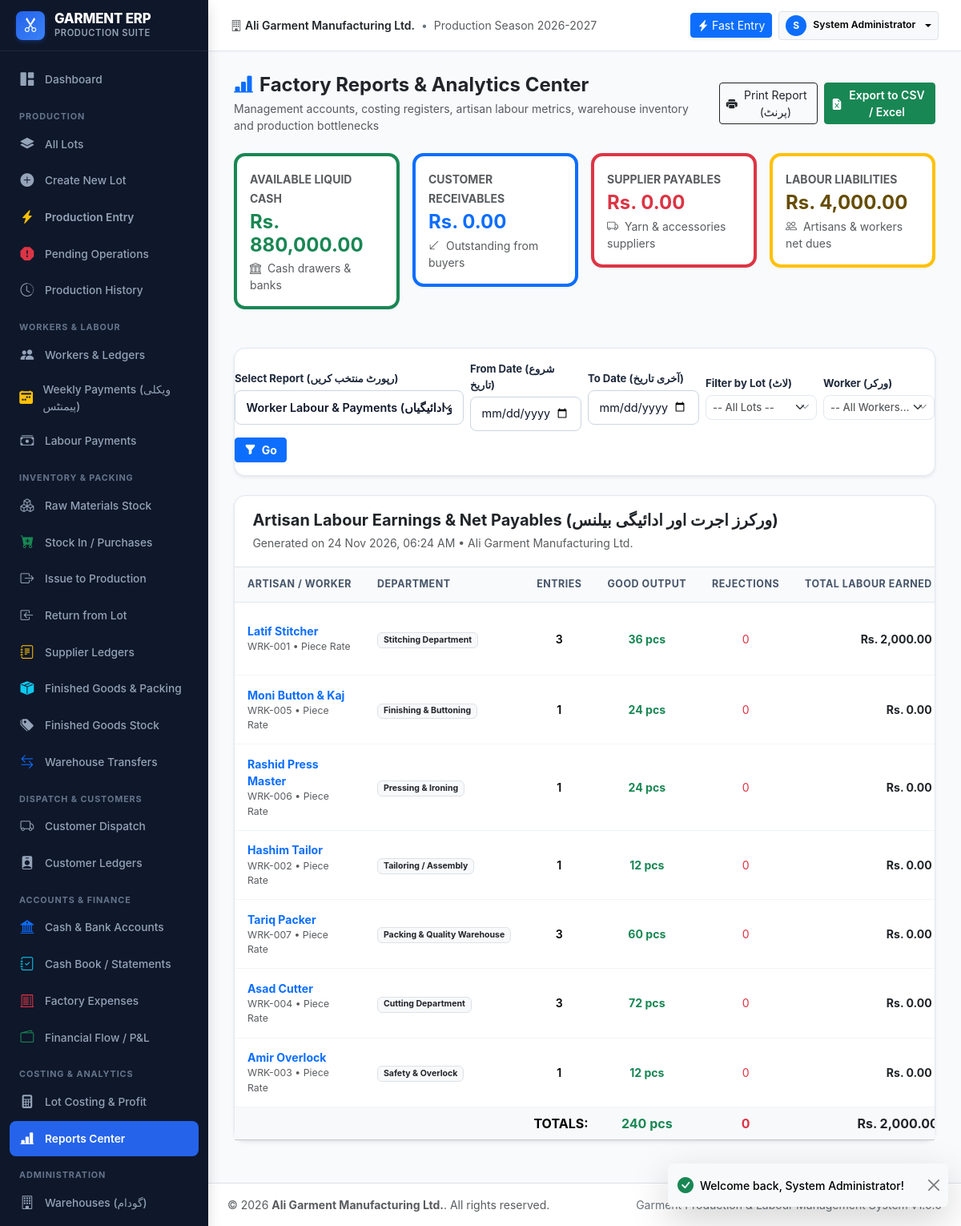
Screenshot of /modules/reports/index.php?type=worker_performance (signed in) with the database file from the repository.
### tables this page shows
CREATE TABLE `users` (
    `id` INT AUTO_INCREMENT PRIMARY KEY,
    `username` VARCHAR(50) NOT NULL UNIQUE,
    `password_hash` VARCHAR(255) NOT NULL,
    `full_name` VARCHAR(100) NOT NULL,
    `role_id` INT NOT NULL,
    `phone` VARCHAR(30) NULL,
    `email` VARCHAR(100) NULL,
    `is_active` TINYINT(1) NOT NULL DEFAULT 1,
    `created_at` DATETIME NOT NULL DEFAULT CURRENT_TIMESTAMP,
    `updated_at` DATETIME NOT NULL DEFAULT CURRENT_TIMESTAMP ON UPDATE CURRENT_TIMESTAMP,
    FOREIGN KEY (`role_id`) REFERENCES `roles`(`id`)
);

CREATE TABLE `workers` (
    `id` INT AUTO_INCREMENT PRIMARY KEY,
    `code` VARCHAR(40) NOT NULL UNIQUE,
    `name` VARCHAR(120) NOT NULL,
    `phone` VARCHAR(40) NULL,
    `address` TEXT NULL,
    `cnic` VARCHAR(30) NULL,
    `worker_type` VARCHAR(50) NOT NULL DEFAULT 'Piece Rate',
    `department_id` INT NULL,
    `default_rate` DECIMAL(12,2) NOT NULL DEFAULT 0.00,
    `rate_per_minute` DECIMAL(8,2) NOT NULL DEFAULT 2.50,
    `joining_date` DATE NULL,
    `opening_balance` DECIMAL(14,2) NOT NULL DEFAULT 0.00,
    `notes` TEXT NULL,
    `is_active` TINYINT(1) NOT NULL DEFAULT 1,
    `created_at` DATETIME NOT NULL DEFAULT CURRENT_TIMESTAMP,
    FOREIGN KEY (`department_id`) REFERENCES `departments`(`id`) ON DELETE SET NULL
);

CREATE TABLE `departments` (
    `id` INT AUTO_INCREMENT PRIMARY KEY,
    `code` VARCHAR(30) NOT NULL UNIQUE,
    `name` VARCHAR(100) NOT NULL,
    `description` TEXT NULL,
    `is_active` TINYINT(1) NOT NULL DEFAULT 1
);

### modules/reports/index.php (the view, shortened to what the rows shown need)
<?php
require_once __DIR__ . '/../../config/config.php';
require_once __DIR__ . '/../../config/auth.php';
require_login();
$reportType = trim($_GET['type'] ?? 'batch_costing');
$dateFrom = trim($_GET['date_from'] ?? '');
$dateTo = trim($_GET['date_to'] ?? '');
require_once __DIR__ . '/../../includes/header.php';
?>
<div class="app-main">
    <?php require_once __DIR__ . '/../../includes/topbar.php'; ?>
    <div class="app-content">
        <div class="card-modern shadow-sm">
            <div class="card-modern-body p-0">
                <div class="table-responsive">
                    <?php if ($reportType === 'batch_costing'):
                        $dateSql = "";
                        $params = [];
                        if ($dateFrom) { $dateSql .= " AND l.lot_date >= ?"; $params[] = $dateFrom; }
                        if ($dateTo) { $dateSql .= " AND l.lot_date <= ?"; $params[] = $dateTo; }
                        $stmt = $db->prepare("SELECT l.id, l.lot_number, l.lot_date, p.name AS product_name, COALESCE(l.design_number, d.design_number) AS design_number, l.total_pieces, l.status,
                                                     COALESCE((SELECT SUM(mii.quantity * m.cost_price) FROM material_issues mi JOIN material_issue_items mii ON mi.id = mii.issue_id JOIN materials m ON mii.material_id = m.id WHERE mi.lot_id = l.id), 0) AS material_cost,
                                                     COALESCE((SELECT SUM(labour_amount) FROM production_entries WHERE lot_id = l.id), 0) AS labour_cost,
                                                     COALESCE((SELECT SUM(total_amount) FROM dispatch_items WHERE lot_id = l.id), 0) AS dispatch_revenue,
                                                     COALESCE((SELECT SUM(quantity) FROM dispatch_items WHERE lot_id = l.id), 0) AS pcs_dispatched
                                              FROM lots l
                                              JOIN products p ON l.product_id = p.id
                                              LEFT JOIN designs d ON l.design_id = d.id
                                              WHERE 1=1 $dateSql
                                              ORDER BY l.id DESC");
                        $stmt->execute($params);
                        $rows = $stmt->fetchAll(PDO::FETCH_ASSOC);
                        $sumPcs = 0; $sumMat = 0; $sumLab = 0; $sumCost = 0; $sumRev = 0; $sumProfit = 0;
                    ?>
                        <table class="table table-modern align-middle mb-0">
                            <thead>
                                <tr>
                                    <th>Lot #</th>
                                    <th>Date</th>
                                    <th>Product & Design</th>
                                    <th class="text-center">Total Pcs</th>
                                    <th class="text-end">Raw Materials</th>
                                    <th class="text-end">Artisan Labour</th>
                                    <th class="text-end">Total Batch Cost</th>
                                    <th class="text-end">Unit Cost</th>
                                    <th class="text-end">Revenue Billed</th>
                                    <th class="text-end">Gross Profit</th>
                                    <th class="text-center">Margin %</th>
                                </tr>
                            </thead>
                            <tbody>
                                <?php if (empty($rows)): ?>
                                    <tr><td colspan="11" class="text-center py-4 text-muted">No production lots found for selected criteria.</td></tr>
                                <?php else: ?>
                                    <?php foreach ($rows as $r):
                                        $pcs = (int)$r['total_pieces'];
                                        $matCost = (float)$r['material_cost'];
                                        $labCost = (float)$r['labour_cost'];
                                        $batchCost = $matCost + $labCost;
                                        $unitCost = $pcs > 0 ? ($batchCost / $pcs) : 0;
                                        $revenue = (float)$r['dispatch_revenue'];
                                        $profit = $revenue - $batchCost;
                                        $margin = $revenue > 0 ? (($profit / $revenue) * 100) : 0;
                                        $sumPcs += $pcs;
                                        $sumMat += $matCost;
                                        $sumLab += $labCost;
                                        $sumCost += $batchCost;
                                        $sumRev += $revenue;
                                        $sumProfit += $profit;
                                    ?>
                                        <tr>
                                            <td class="fw-bold">
                                                <a href="<?= BASE_URL ?>modules/lots/view.php?id=<?= $r['id'] ?>" class="text-primary text-decoration-none">
                                                    LOT #<?= clean($r['lot_number']) ?>
                                                </a>
                                            </td>
                                            <td><?= format_date($r['lot_date']) ?></td>
                                            <td>
                                                <span class="fw-semibold text-dark"><?= clean($r['product_name']) ?></span>
                                                <div class="small text-muted"><?= $r['design_number'] ? 'Design #' . clean($r['design_number']) : 'No Design #' ?></div>
                                            </td>
                                            <td class="text-center fw-bold"><?= number_format($pcs) ?></td>
                                            <td class="text-end fw-semibold text-dark"><?= format_currency($matCost) ?></td>
                                            <td class="text-end fw-semibold text-dark"><?= format_currency($labCost) ?></td>
                                            <td class="text-end fw-bold text-dark"><?= format_currency($batchCost) ?></td>
                                            <td class="text-end text-muted font-monospace small"><?= format_currency($unitCost) ?></td>
                                            <td class="text-end fw-bold text-success"><?= format_currency($revenue) ?></td>
                                            <td class="text-end fw-bold <?= $profit >= 0 ? 'text-success' : 'text-danger' ?>">
                                                <?= ($profit >= 0 ? '+ ' : '') . format_currency($profit) ?>
                                            </td>
                                            <td class="text-center">
                                                <span class="badge <?= $margin >= 20 ? 'bg-success' : ($margin > 0 ? 'bg-info' : 'bg-secondary') ?> rounded-pill">
                                                    <?= number_format($margin, 1) ?>%
                                                </span>
                                            </td>
                                        </tr>
                                    <?php endforeach; ?>
                                <?php endif; ?>
                            </tbody>
                            <tfoot class="table-light fw-bold border-top-2">
                                <tr>
                                    <td colspan="3" class="text-end">TOTALS:</td>
                                    <td class="text-center text-dark"><?= number_format($sumPcs) ?></td>
                                    <td class="text-end text-dark"><?= format_currency($sumMat) ?></td>
                                    <td class="text-end text-dark"><?= format_currency($sumLab) ?></td>
                                    <td class="text-end text-dark fs-6"><?= format_currency($sumCost) ?></td>
                                    <td></td>
                                    <td class="text-end text-success fs-6"><?= format_currency($sumRev) ?></td>
                                    <td class="text-end <?= $sumProfit >= 0 ? 'text-success' : 'text-danger' ?> fs-6">
                                        <?= ($sumProfit >= 0 ? '+ ' : '') . format_currency($sumProfit) ?>
                                    </td>
                                    <td class="text-center text-muted">
                                        <?= $sumRev > 0 ? number_format((($sumProfit / $sumRev) * 100), 1) . '%' : '—' ?>
                                    </td>
                                </tr>
                            </tfoot>
                        </table>
                    <?php elseif ($reportType === 'worker_performance'):
                        $filterSql = "";
                        $params = [];
                        $stmt = $db->prepare("SELECT w.id, w.name, w.code, w.worker_type, dep.name AS department_name,
                                                     w.opening_balance,
                                                     COUNT(pe.id) AS total_entries,
                                                     COALESCE(SUM(pe.good_qty), 0) AS total_good,
                                                     COALESCE(SUM(pe.rejected_qty), 0) AS total_rejected,
                                                     COALESCE((SELECT SUM(credit) FROM worker_ledger WHERE worker_id = w.id), 0) AS total_labour,
                                                     COALESCE((SELECT SUM(debit) FROM worker_ledger WHERE worker_id = w.id), 0) AS total_paid
                                              FROM workers w
                                              LEFT JOIN departments dep ON w.department_id = dep.id
                                              LEFT JOIN production_entries pe ON w.id = pe.worker_id
                                              WHERE w.is_active = 1 $filterSql
                                              GROUP BY w.id
                                              ORDER BY total_labour DESC");
                        $stmt->execute($params);
                        $rows = $stmt->fetchAll(PDO::FETCH_ASSOC);
                    ?>
                        <table class="table table-modern align-middle mb-0">
                            <thead>
                                <tr>
                                    <th>Artisan / Worker</th>
                                    <th>Department</th>
                                    <th class="text-center">Entries</th>
                                    <th class="text-center">Good Output</th>
                                    <th class="text-center">Rejections</th>
                                    <th class="text-end">Total Labour Earned</th>
                                </tr>
                            </thead>
                            <tbody>
                                <?php foreach ($rows as $r):
                                    $lab = (float)$r['total_labour'];
                                ?>
                                    <tr>
                                        <td>
                                            <a href="<?= BASE_URL ?>modules/workers/view.php?id=<?= $r['id'] ?>" class="fw-bold text-primary text-decoration-none">
                                                <?= clean($r['name']) ?>
                                            </a>
                                            <div class="text-muted small"><?= clean($r['code']) ?> &bull; <?= clean($r['worker_type']) ?></div>
                                        </td>
                                        <td><span class="badge bg-light text-dark border"><?= clean($r['department_name'] ?? 'General') ?></span></td>
                                        <td class="text-center fw-semibold"><?= $r['total_entries'] ?></td>
                                        <td class="text-center fw-bold text-success"><?= number_format($r['total_good']) ?> pcs</td>
                                        <td class="text-center text-danger"><?= number_format($r['total_rejected']) ?></td>
                                        <td class="text-end fw-bold text-dark"><?= format_currency($lab) ?></td>
                                    </tr>
                                <?php endforeach; ?>
                            </tbody>
                        </table>
                    <?php endif; ?>
                </div>
            </div>
        </div>
    </div>
<?php require_once __DIR__ . '/../../includes/footer.php'; ?>

### includes/topbar.php (shortened to what the rows shown need)
<?php
$currentUser = current_user();
?>
<header class="app-topbar">
    <div class="d-flex align-items-center gap-2">
        <div class="dropdown">
            <button class="btn btn-sm btn-light border dropdown-toggle d-flex align-items-center gap-2" type="button" data-bs-toggle="dropdown" aria-expanded="false">
                <div class="bg-primary text-white rounded-circle d-flex align-items-center justify-content-center" style="width: 26px; height: 26px; font-size: 0.75rem; font-weight: 700;">
                    <?= strtoupper(substr($currentUser['full_name'] ?? 'U', 0, 1)) ?>
                </div>
                <span class="d-none d-md-inline fw-semibold small"><?= clean($currentUser['full_name'] ?? 'User') ?></span>
            </button>
        </div>
    </div>
</header>

### rows the page displays
users: full_name "S", full_name "System Administrator"
workers: name "Latif Stitcher", code "WRK-001", worker_type "Piece Rate", department.name "Stitching Department", total_entries "3", total_good "36", total_rejected "0", lab "Rs. 2,000.00"
workers: name "Moni Button & Kaj", code "WRK-005", worker_type "Piece Rate", department.name "Finishing & Buttoning", total_entries "1", total_good "24", total_rejected "0", lab "Rs. 0.00"
workers: name "Rashid Press Master", code "WRK-006", worker_type "Piece Rate", department.name "Pressing & Ironing", total_entries "1", total_good "24", total_rejected "0", lab "Rs. 0.00"
workers: name "Hashim Tailor", code "WRK-002", worker_type "Piece Rate", department.name "Tailoring / Assembly", total_entries "1", total_good "12", total_rejected "0", lab "Rs. 0.00"
workers: name "Tariq Packer", code "WRK-007", worker_type "Piece Rate", department.name "Packing & Quality Warehouse", total_entries "3", total_good "60", total_rejected "0", lab "Rs. 0.00"
workers: name "Asad Cutter", code "WRK-004", worker_type "Piece Rate", department.name "Cutting Department", total_entries "3", total_good "72", total_rejected "0", lab "Rs. 0.00"
workers: name "Amir Overlock", code "WRK-003", worker_type "Piece Rate", department.name "Safety & Overlock", total_entries "1", total_good "12", total_rejected "0", lab "Rs. 0.00"

### other values shown
get_setting('company_name', 'Garment ERP') "Ali Garment Manufacturing Ltd."
format_currency($totalLiquidFunds) "Rs. 880,000.00"
format_currency($totalReceivables) "Rs. 0.00"
format_currency($totalPayables) "Rs. 0.00"
format_currency($totalWorkerLiability) "Rs. 4,000.00"
$reportTitles[$reportType] "Artisan Labour Earnings & Net Payables (ورکرز اجرت اور ادائیگی بیلنس)"
get_setting('company_name', 'Ali Garment Manufacturing Ltd.') "Ali Garment Manufacturing Ltd."
$sumGood "240"
$sumRej "0"
format_currency($sumLab) "Rs.…"
